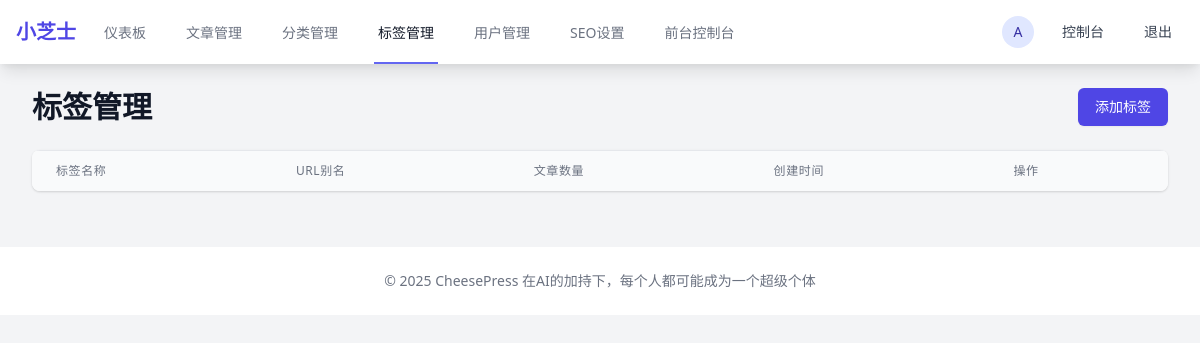
/admin/tags (signed in), run on an earlier commit of the app's database.
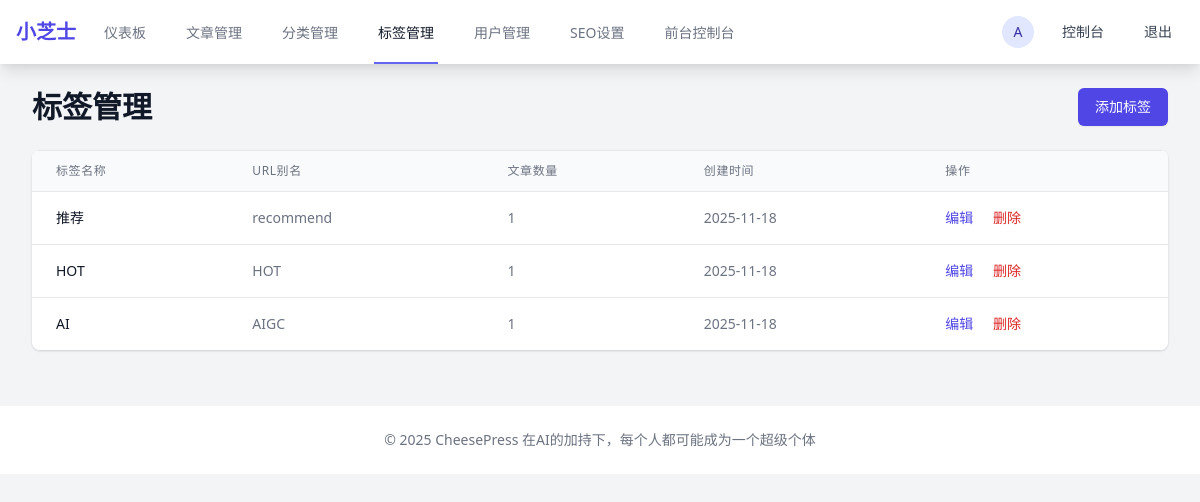
And on a later commit of the database.
### app/models/__init__.py (models this page shows)
class Tag(db.Model):
    __tablename__ = 'tags'
    id = db.Column(db.Integer, primary_key=True)
    name = db.Column(db.String(50), unique=True, nullable=False)
    slug = db.Column(db.String(50), unique=True, nullable=False)
    created_at = db.Column(db.DateTime, default=datetime.utcnow)
    posts = db.relationship('Post', secondary=post_tags, backref='tags')

### app/admin/__init__.py (the view)
@bp.route('/tags')
def tags():
    tags = Tag.query.order_by(Tag.created_at.desc()).all()
    return render_template('admin/tags/index.html', tags=tags)

### app/admin/__init__.py (called while the page is built)
@bp.before_request
@login_required
def check_admin():
    if current_user.role not in ['admin', 'editor']:
        flash('您没有权限访问管理后台', 'error')
        return redirect(url_for('main.index'))

### app/utils/seo.py (called while the page is built)
def get_seo_settings():
    return SeoSetting.query.first()

def register_seo_functions(app):
    @app.context_processor
    def inject_seo_functions():
        return dict(
            get_post_seo_data=get_post_seo_data,
            get_category_seo_data=get_category_seo_data,
            get_search_seo_data=get_search_seo_data,
            generate_meta_tags=generate_meta_tags
        )

### app/templates/admin/tags/index.html (shortened to what this page needs)
{% extends "admin/base.html" %}
{% block content %}
<div class="max-w-7xl mx-auto">
    <div class="md:flex md:items-center md:justify-between mb-6">
        <div class="flex-1 min-w-0">
            <h2 class="text-2xl font-bold leading-7 text-gray-900 sm:text-3xl sm:truncate">
                标签管理
            </h2>
        </div>
        <div class="mt-4 flex md:mt-0 md:ml-4">
            <a href="{{ url_for('admin.create_tag') }}" class="ml-3 inline-flex items-center px-4 py-2 border border-transparent rounded-md shadow-sm text-sm font-medium text-white bg-indigo-600 hover:bg-indigo-700 focus:outline-none focus:ring-2 focus:ring-offset-2 focus:ring-indigo-500">
                添加标签
            </a>
        </div>
    </div>
    <div class="bg-white shadow overflow-hidden sm:rounded-lg">
        <div class="border-t border-gray-200">
            <div class="overflow-x-auto">
                <table class="min-w-full divide-y divide-gray-200">
                    <thead class="bg-gray-50">
                        <tr>
                            <th scope="col" class="px-6 py-3 text-left text-xs font-medium text-gray-500 uppercase tracking-wider">
                                标签名称
                            </th>
                            <th scope="col" class="px-6 py-3 text-left text-xs font-medium text-gray-500 uppercase tracking-wider">
                                URL别名
                            </th>
                            <th scope="col" class="px-6 py-3 text-left text-xs font-medium text-gray-500 uppercase tracking-wider">
                                文章数量
                            </th>
                            <th scope="col" class="px-6 py-3 text-left text-xs font-medium text-gray-500 uppercase tracking-wider">
                                创建时间
                            </th>
                            <th scope="col" class="px-6 py-3 text-left text-xs font-medium text-gray-500 uppercase tracking-wider">
                                操作
                            </th>
                        </tr>
                    </thead>
                    <tbody class="bg-white divide-y divide-gray-200">
                        {% for tag in tags %}
                        <tr>
                            <td class="px-6 py-4 whitespace-nowrap">
                                <div class="text-sm font-medium text-gray-900">{{ tag.name }}</div>
                            </td>
                            <td class="px-6 py-4 whitespace-nowrap">
                                <div class="text-sm text-gray-500">{{ tag.slug }}</div>
                            </td>
                            <td class="px-6 py-4 whitespace-nowrap">
                                <div class="text-sm text-gray-500">{{ tag.posts|length }}</div>
                            </td>
                            <td class="px-6 py-4 whitespace-nowrap text-sm text-gray-500">
                                {{ tag.created_at.strftime('%Y-%m-%d') }}
                            </td>
                            <td class="px-6 py-4 whitespace-nowrap text-sm font-medium">
                                <a href="{{ url_for('admin.edit_tag', id=tag.id) }}" class="text-indigo-600 hover:text-indigo-900">
                                    编辑
                                </a>
                                <a href="#" onclick="if(confirm('确定要删除标签 {{ tag.name }} 吗？')) { document.getElementById('delete-form-{{ tag.id }}').submit(); }" class="ml-4 text-red-600 hover:text-red-900">
                                    删除
                                </a>
                            </td>
                        </tr>
                        {% endfor %}
                    </tbody>
                </table>
            </div>
        </div>
    </div>
</div>
{% endblock %}

What changed in the data, as far as the page shows it:
added Tag: name "推荐", slug "recommend", posts|length "1", created_at "2025-11-18"
added Tag: name "HOT", slug "HOT", posts|length "1", created_at "2025-11-18"
added Tag: name "AI", slug "AIGC", posts|length "1", created_at "2025-11-18"
